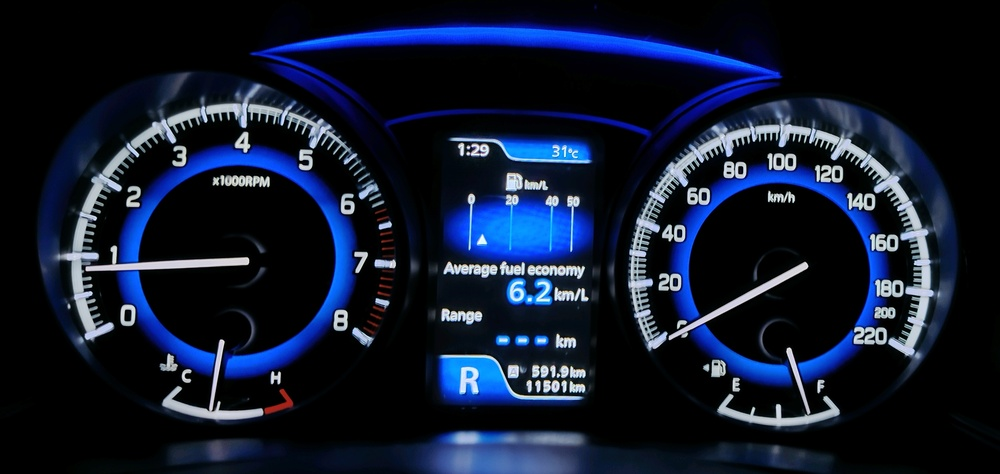
#> input picture Images/1.jpg, 1000 x 474 px, shrunk from 3281 x 1556 before the run
$ python -i small_symbols_detection.py   (imports and definitions only)
#> lines starting #> are read from the running program, lines starting #| are printed output that depends on the picture; after the words box and inside, x2 and y2 are one past the last pixel; in counts of white or black regions, pixels touching at a corner belong together
import cv2
import numpy as np

def get_small_symbol_information(image_path):
#> called with image_path = 'Images/1.jpg'
    image = cv2.imread(image_path)
#> image is the input picture: shape (474, 1000, 3); mean B, G, R 46, 26.1, 17.4

    if image is None:
        print(f"Image {image_path} not found or cannot be opened.")
        exit()

    hsv = cv2.cvtColor(image, cv2.COLOR_BGR2HSV)
#> hsv: shape (474, 1000, 3); mean H, S, V 62.1, 115.9, 46.2

    lower_red1 = np.array([0, 100, 100])
    upper_red1 = np.array([10, 255, 255])
    lower_red2 = np.array([160, 100, 100])
    upper_red2 = np.array([180, 255, 255])

    lower_green = np.array([40, 50, 50])
    upper_green = np.array([80, 255, 255])

    mask_red1 = cv2.inRange(hsv, lower_red1, upper_red1)
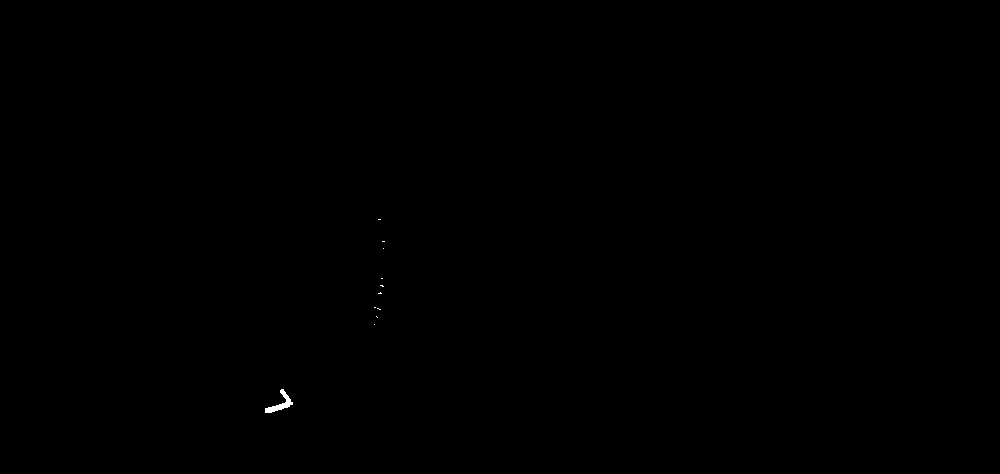
#> mask_red1: shape (474, 1000); 0.05% white; 11 white regions (10 under 20 px), largest, box (x1, y1, x2, y2) and area: (265, 389, 293, 413) 215
    mask_red2 = cv2.inRange(hsv, lower_red2, upper_red2)
#> mask_red2: shape (474, 1000); 0% white in thin lines or dots, all inside (x1, y1, x2, y2) = (266, 234, 383, 414)
    mask_green = cv2.inRange(hsv, lower_green, upper_green)
#> mask_green: shape (474, 1000); 0% white in thin lines or dots, all inside (x1, y1, x2, y2) = (185, 128, 654, 389)

    mask_red = mask_red1 + mask_red2
#> mask_red: shape (474, 1000); 0.05% white; 12 white regions (11 under 20 px)

    contours_red, _ = cv2.findContours(mask_red, cv2.RETR_TREE, cv2.CHAIN_APPROX_SIMPLE)
#> contours_red = 12 contours, 11 with area under 20; largest, box (x1, y1, x2, y2) and area: (265, 389, 293, 414) 181
    contours_green, _ = cv2.findContours(mask_green, cv2.RETR_TREE, cv2.CHAIN_APPROX_SIMPLE)
#> contours_green = 8 contours, all with area under 20

    height, width, _ = image.shape
#> height = 474; width = 1000

    roi_brake = (int(0.55 * width), int(0.05 * height), int(0.15 * width), int(0.28 * height))
#> roi_brake = (550, 23, 150, 132)
    roi_seatbelt = (int(0.08 * width), int(0.46 * height), int(0.115 * width), int(0.15 * height))
#> roi_seatbelt = (80, 218, 115, 71)
    roi_left_indicator = (int(0.3 * width), int(0.1 * height), int(0.2 * width), int(0.25 * height))
#> roi_left_indicator = (300, 47, 200, 118)
    roi_right_indicator = (int(0.6 * width), int(0.1 * height), int(0.2 * width), int(0.25 * height))
#> roi_right_indicator = (600, 47, 200, 118)
    roi_fog_light = (int(0.21 * width), int(0.38 * height), int(0.07 * width), int(0.15 * height))
    roi_parking_lights = (int(0.26 * width), int(0.44 * height), int(0.07 * width), int(0.15 * height))

    def is_contour_in_roi(contour, roi):
        x, y, w, h = cv2.boundingRect(contour)
        x_roi, y_roi, w_roi, h_roi = roi
        return x_roi <= x <= x_roi + w_roi and y_roi <= y <= y_roi + h_roi

    brake_detected = False
    seatbelt_detected = False
    left_indicator_detected = False
    right_indicator_detected = False
    fog_light_detected = False
    parking_light_detected = False

    for contour in contours_red:
        x, y, w, h = cv2.boundingRect(contour)
        if w > 50 and h > 50:
            if is_contour_in_roi(contour, roi_brake):
                brake_detected = True
            if is_contour_in_roi(contour, roi_seatbelt):
                seatbelt_detected = True
#> this loop made 12 passes
#> contour on passes 3, 5, 6, 8, 10, 11, 12: [[376, 316], [377, 317]], [[374, 307], [375, 307]], [[378, 292], [378, 293], [381, 293], [380, 292]], [[381, 278], [382, 278]], [[382, 241], [384, 241]], [[381, 234], [382, 234]], [[378, 219], [380, 219]]

    for contour in contours_green:
        x, y, w, h = cv2.boundingRect(contour)
        if w > 50 and h > 50:
            if is_contour_in_roi(contour, roi_left_indicator):
                left_indicator_detected = True
            if is_contour_in_roi(contour, roi_right_indicator):
                right_indicator_detected = True
            if is_contour_in_roi(contour, roi_fog_light):
                fog_light_detected = True
            if is_contour_in_roi(contour, roi_parking_lights):
                parking_light_detected = True
#> this loop made 8 passes
#> contour on pass 7: [[241, 180], [241, 181]]

    if brake_detected:
        print("Brake light is ON (Red).")
    else:
        print("Brake light is OFF.")

    if seatbelt_detected:
        print("Seatbelt indicator is ON (Red).")
    else:
        print("Seatbelt indicator is OFF.")

    if left_indicator_detected:
        print("Left indicator is ON (Green).")
    else:
        print("Left indicator is OFF.")

    if right_indicator_detected:
        print("Right indicator is ON (Green).")
    else:
        print("Right indicator is OFF.")

    if fog_light_detected:
        print("Fog light is ON (Green).")
    else:
        print("Fog light is OFF.")

    if parking_light_detected:
        print("Parking light is ON (Green).")
    else:
        print("Parking light is OFF.")

>>> result = get_small_symbol_information('Images/1.jpg')
